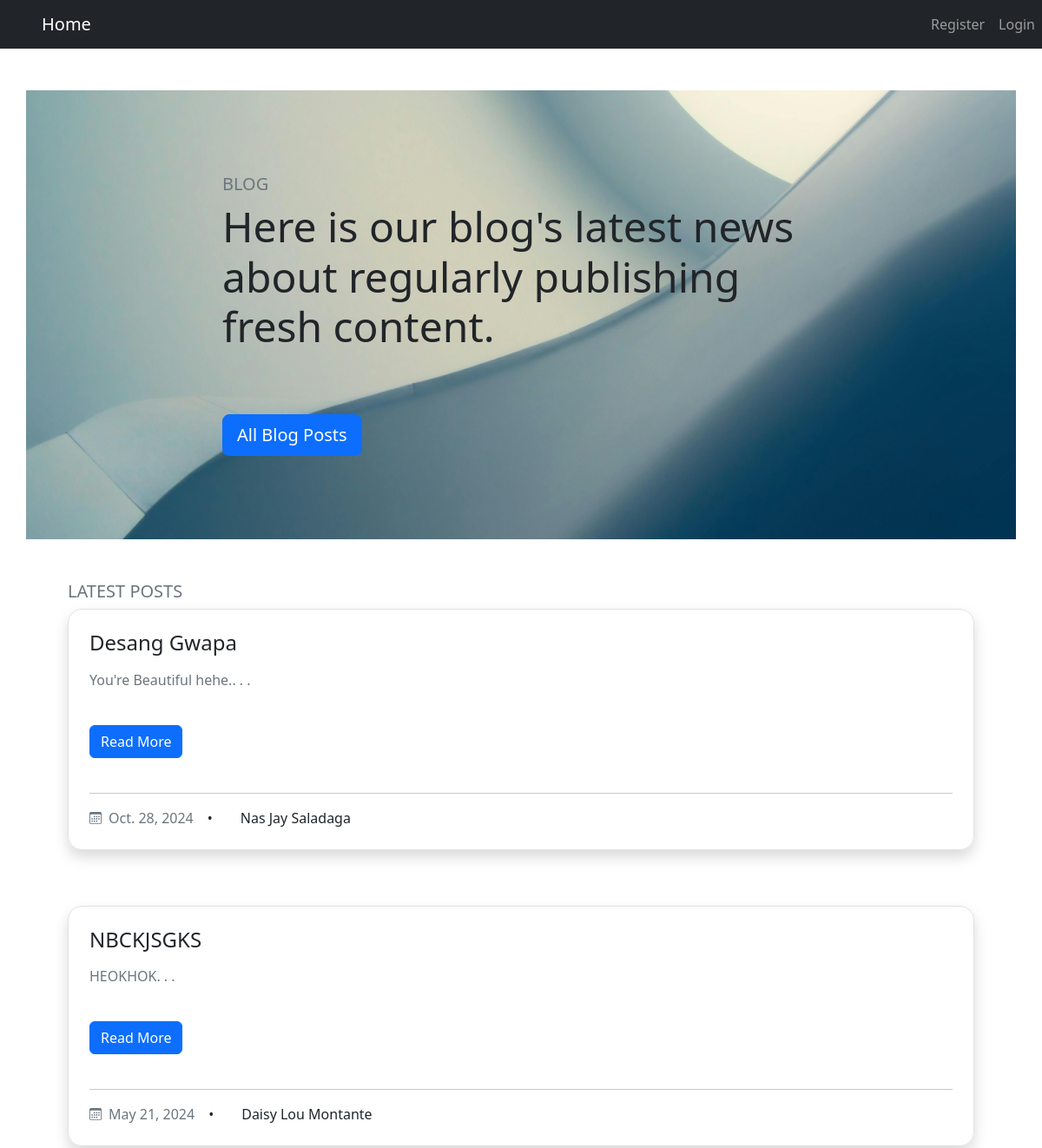
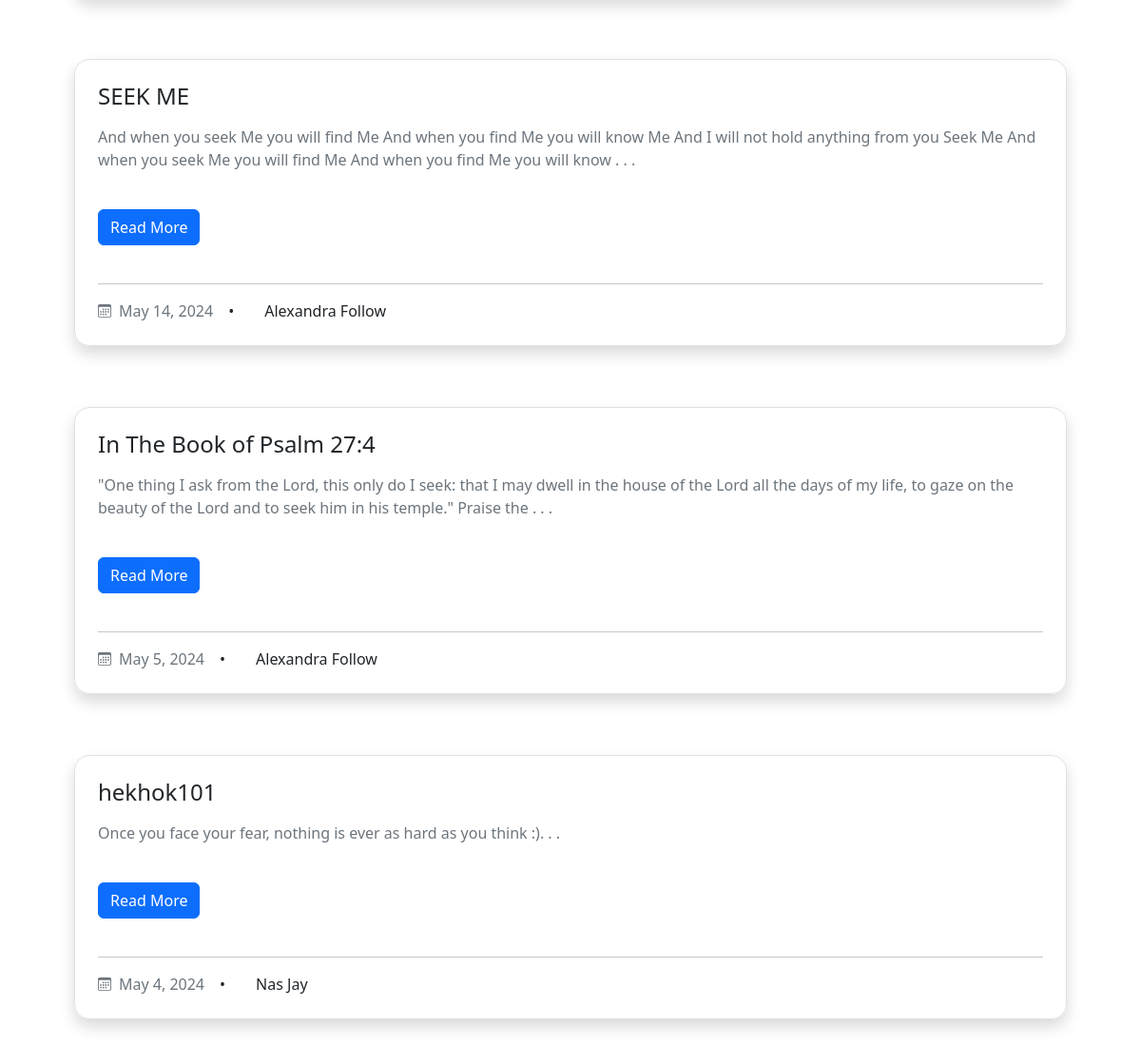
/, run on an earlier commit of the app's database (2 pictures, top to bottom).
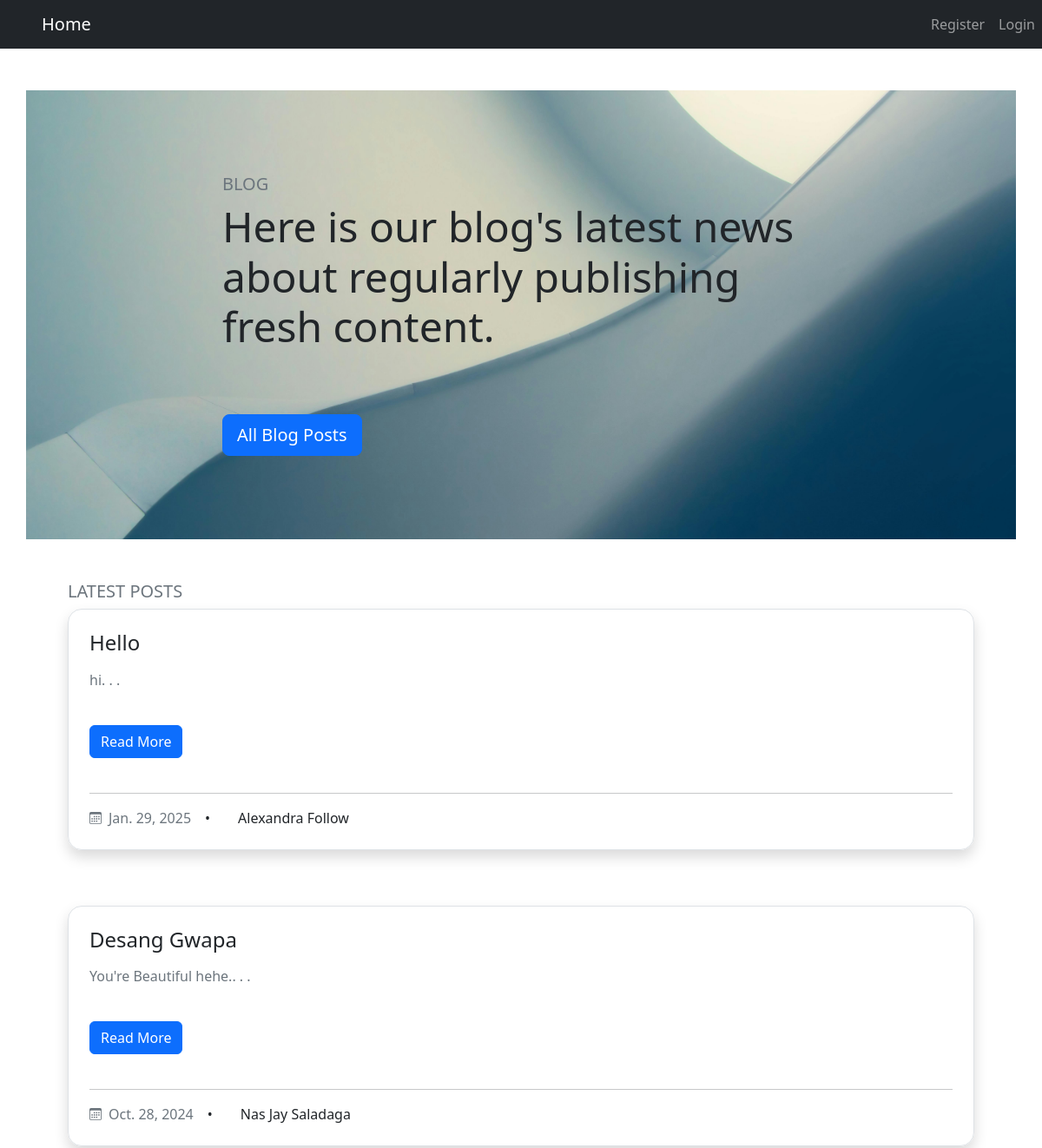
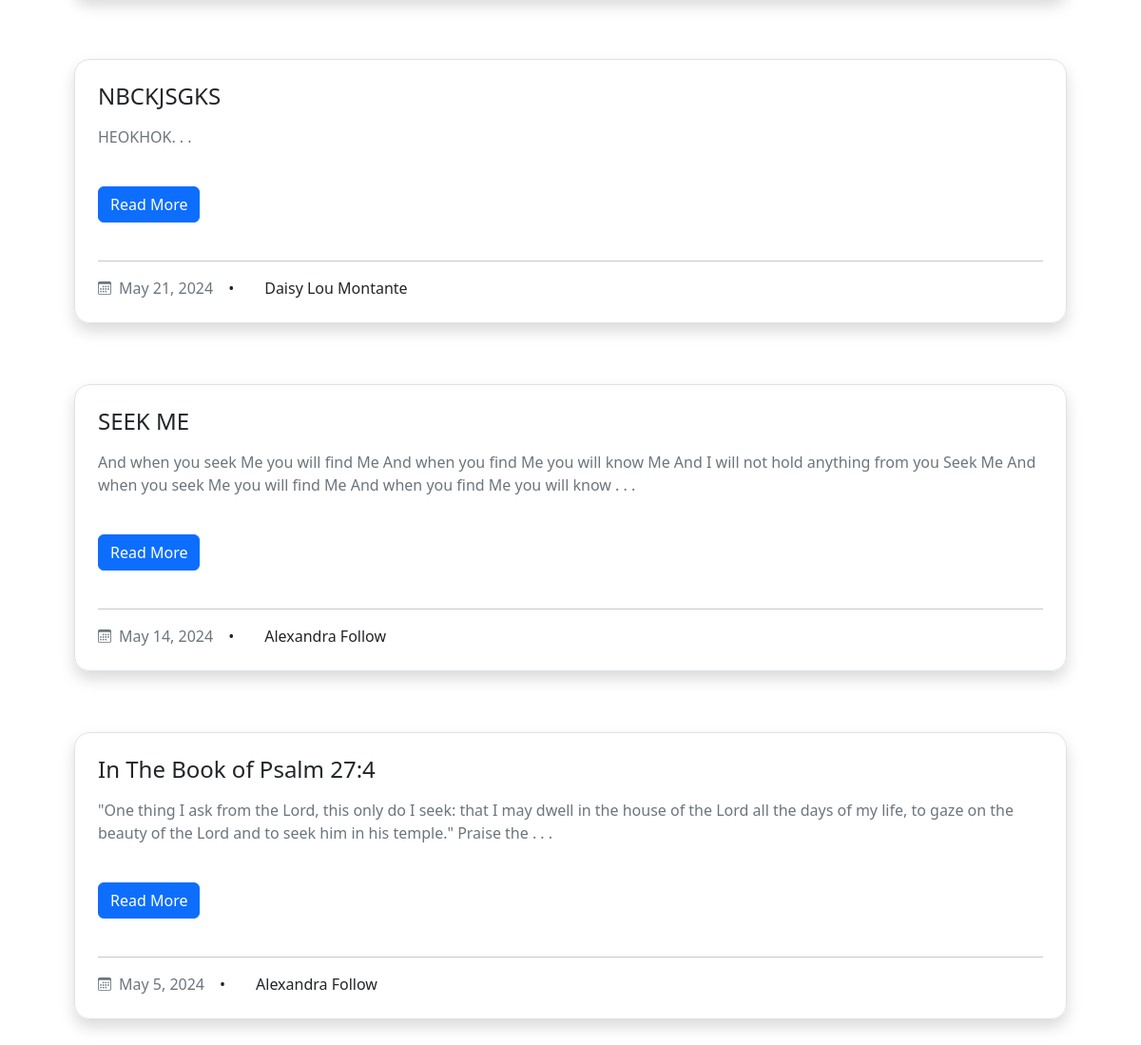
And on a later commit of the database (2 pictures, top to bottom).
### blogpost/models.py (models this page shows, shortened)
class Post(models.Model):
    title = models.CharField(max_length=255)
    author = models.ForeignKey(User, on_delete=models.CASCADE)
    body = models.TextField()
    post_date = models.DateField(auto_now_add=True)
    likes = models.ManyToManyField(User, related_name='blogpost')

### blogpost/views.py (the view)
# urls.py: path('', Featured.as_view(), name='home'),
class Featured(ListView):
    model = Post
    template_name = 'featured-blogs.html'
    ordering = ['-post_date']

### blogpost/templates/featured-blogs.html (shortened to what this page needs)
{% extends "base.html" %}
{% block content %}
<section class="py-3 py-md-5 py-xl-8 " >
    <div class="container overflow-hidden p-5" style="background-image: url('/static/img/pixel.jpg'); background-repeat: no-repeat; background-size: cover; background-position: center;">
        <div class="row">
        <div class="container col-12 col-md-10 col-lg-8">
          <div class="conside mt-5 justify-items-center">
              <h3 class="fs-5 mb-2 text-secondary text-uppercase">Blog</h3>
              <h2 class="display-5 mb-4">Here is our blog's latest news about regularly publishing fresh content.</h2>
                <a href="{% url 'all'  %}">
                  <button type="button" class="btn btn-lg btn-primary mb-3 mb-md-4 mb-xl-5 mt-5">All Blog Posts</button>
                </a>
          </div>
        </div>
        </div>
    </div>
    <div class="container overflow-hidden p-5">
        <h1 class="fs-5 mb-2 text-secondary text-uppercase">Latest Posts</h1>
          <article>
             {% for post in object_list|slice:":5"  %}
            <div class="card border-0 mb-3 shadow d-flex rounded-4">
              <div class="card-body border bg-white p-4 rounded-4">
                <div class="entry-header mb-3">
                  <h2 class="card-title entry-title h4 mb-0">
                    <a class="link-dark text-decoration-none" href="{% url 'blogdetail' post.pk %}">{{post.title}}</a>
                  </h2>
                </div>
                <p class="card-text entry-summary text-secondary mb-3">
                    {{ post.body|slice:":200"|safe }}. . .
                </p>
                <a href="{% url 'blogdetail' post.pk %}" class="btn btn-primary mt-4 text-nowrap entry-more">Read More</a>
                <br><br>
                <hr>
                <ul class="entry-meta list-unstyled d-flex align-items-center m-0">
                  <li>
                    <a class="fs-7 link-secondary text-decoration-none d-flex align-items-center" href="#!">
                      <span class="ms-2 fs-7">{{ post.post_date }}</span>
                    </a>
                  </li>
                  <li>
                    <span class="px-3">&bull;</span>
                  </li>
                  <li>
                    <span class="px-3">{{ post.author.first_name }} {{ post.author.last_name }}</span>
                  </li>
                </ul>
              </div>
            </div>
            <br><br>
              {% endfor %}
          </article>
    </div>
  </section>
{% endblock %}

### blogpost/templates/base.html (shortened to what this page needs)
{% load static %}
<!Doctype html>
<html lang="en">
  <head>
    <link rel="stylesheet" href="{% static 'css/bootstrap.min.css' %}">
    <link rel="stylesheet" href="{% static 'css/login.css' %}">
    <link href="https://cdn.jsdelivr.net/npm/bootstrap@5.3.3/dist/css/bootstrap.min.css" rel="stylesheet">
  </head>
  <body>
    {% include 'includes/nav.html' %}
    <div class='container-fluid'>
        {% block content %}
        {% endblock %}
    </div>
  </body>
</html>

### blogpost/templates/includes/nav.html (shortened to what this page needs)
{% load static %}
<nav class="navbar navbar-expand-lg navbar-dark bg-dark">
    <div class="container px-5">
        <a class="navbar-brand" href="{% url 'home' %}">Home</a>
    </div>
    <div class="collapse navbar-collapse d-flex justify-content-end  " id="navbarSupportedContent">
      <ul class="navbar-nav mr-auto">
        {% if user.is_authenticated %}
          <li class="nav-item">
            <a class="nav-link mx-0" href="{% url 'createpost' %}">Create Blog Post</a>
          </li>
          <form action="{% url 'logout' %}" method="post">
            {% csrf_token %}
            <button type="submit" class="nav-link btn btn-link">Logout</button>
          </form>
        {% else %}
          <li class="nav-item">
            <a class="nav-link" href="{% url 'register' %}">Register</a>
          </li>
          <li class="nav-item">
            <a class="nav-link" href="{% url 'login' %}">Login</a>
          </li>
        {% endif %}
      </ul>
    </div>
  </nav>

What changed in the data, as far as the page shows it:
no longer on this page (row unchanged): Post: title "hekhok101", body "Once you face your fear, nothing is ever as hard as you think :)", post_date "May 4, 2024", author.first_name "Nas", author.last_name "Jay"
added Post: title "Hello", body "hi", post_date "Jan. 29, 2025", author.first_name "Alexandra", author.last_name "Follow"
